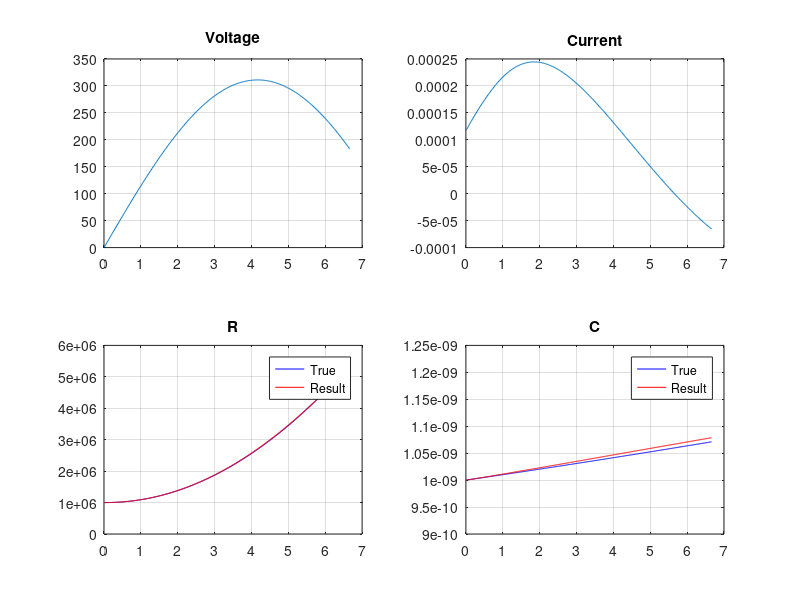

Recreate this plot in MATLAB.
close all;
clear all;
clc;

sn = 1000;                # 한 주기당 샘플 수
f = 60;                   # 60Hz 상용전원 주파수
w = 2*pi*f;
dt = 1/f/sn;              # 샘플링 주기
Cycles = 0.4;             # 시뮬레이션 하려는 주기 수
t = 0.6*dt:dt:Cycles*dt*sn;    # 시뮬레이션 시간

# 시뮬레이션 조건
Rt = 10^6 - t*10^7 + t.*t*10^11;           
Ct = 10^-9 + t*10^-8 + t.*t*10^-7;

# 솔루션 입력 조건
Vt = 220*sqrt(2)*sin(w*t);          # 입력 1
dVdt = w*220*sqrt(2)*cos(w*t);
dCdt = 10^-8 + 2*10^-11*t;
It = Vt./Rt + Ct.*dVdt + Vt.*dCdt;  # 입력 2

figure('Name', 'R-C Meter','NumberTitle','off');
subplot(2,2,1);
plot(t*10^3, Vt);
grid on;
title('Voltage');
subplot(2,2,2);
plot(t*10^3, It);
grid on;
title('Current');


# C[n+1] = (I[n] - V[n]/R[n] - C[n]*dVdt[n])*dt/V[n] + C[n]
# R[n+1] = V[n+1]*dt/((I[n+1] + I[n])*dt - 2*(C[n+1]*V[n+1] - C[n]*V[n]) - V[n]/R[n]*dt)
Rt_solv = zeros(1,length(Rt));
Ct_solv = zeros(1,length(Ct));
Rt_solv(1) = Rt(1);
Ct_solv(1) = Ct(1);

for i=2:1:length(t)
  R0 = Rt_solv(i-1);
  I0 = It(i-1);
  I1 = It(i);
  V0 = Vt(i-1);
  V1 = Vt(i);
  dVdt0 = dVdt(i-1);
  C0 = Ct_solv(i-1);
  if(abs(V0)<1)
      Ct_solv(i) = (I1 - I0 - dVdt0/R0*dt)/2/dVdt0 + C0;
      C1 = Ct_solv(i);
      # R0 = dVdt0*dt/(I1-I0 - 2*dVdt0*(C1-C0)) 
      Rt_solv(i) = dVdt0*dt/(I1-I0 - 2*dVdt0*(C1-C0));
  else
      Ct_solv(i) = (I0 - V0/R0 - C0*dVdt0)*dt/V0 + C0;
      C1 = Ct_solv(i);
      Rt_solv(i) = V1*dt/((I1+I0)*dt - 2*(C1*V1-C0*V0) - V0/R0*dt);
  end
end

subplot(2,2,3);
plot(t*10^3, Rt, '-b', t*10^3, Rt_solv, 'r');
grid on;
title('R');
legend(['True'; 'Result']);
subplot(2,2,4);
plot(t*10^3, Ct, '-b', t*10^3, Ct_solv, 'r');
grid on;
title('C');
legend(['True'; 'Result']);